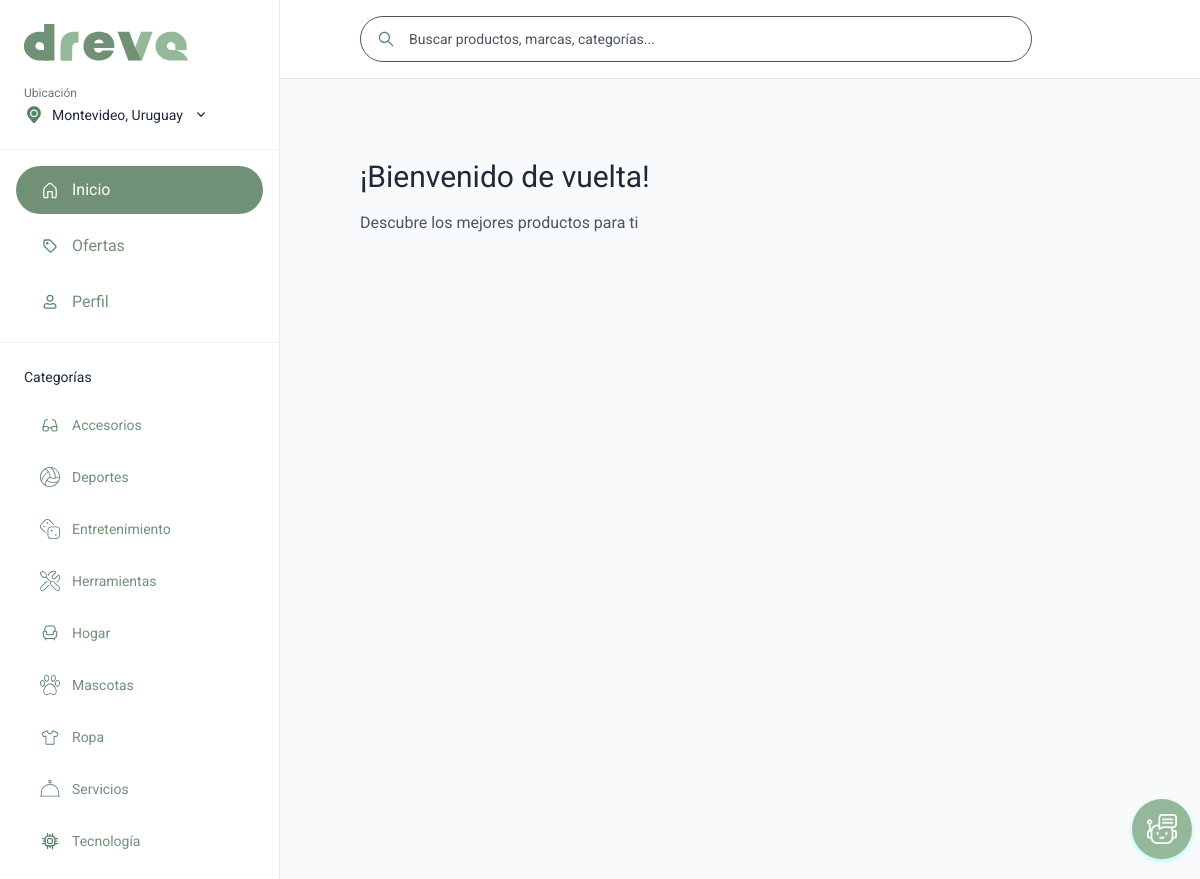
Page /codigo/index.php on the committed database.
### tables this page shows
CREATE TABLE `categoria` (
    `id_categoria` INT NOT NULL AUTO_INCREMENT,
    `nombre` VARCHAR(100) NOT NULL,
    `slug` VARCHAR(100) NOT NULL,
    `url_imagen` VARCHAR(255) NOT NULL,
    `descripcion` TEXT,
    PRIMARY KEY (`id_categoria`),
    UNIQUE KEY `slug` (`slug`)
);

### codigo/php/categorias.php (the view, shortened to what this page needs)
<?php
include 'php/database.php';
try {
    $resultado = $conn->query("SELECT nombre, slug, url_imagen, descripcion FROM categoria ORDER BY nombre");
    if ($resultado) {
        $categorias = $resultado->fetch_all(MYSQLI_ASSOC);
    } else {
        $categorias = [];
    }
} catch (Exception $e) {
    echo "Error al obtener categorías: " . $e->getMessage();
    $categorias = [];
}
?>
  <h3 class="text-sm text-gray-800 mb-4">Categorías</h3>
  <div class="space-y-2">
    <?php if(!empty($categorias)): ?>
      <?php foreach($categorias as $cat): ?>
        <div class="desktop-category flex items-center space-x-3 px-4 py-3 rounded-lg cursor-pointer hover:bg-gray-50 smooth-transition"
             onclick="seleccionarCategoriaEscritorio(this, '<?= htmlspecialchars($cat['slug']) ?>')"
             data-descripcion="<?= htmlspecialchars($cat['descripcion'] ?? '') ?>">
          <img src="<?= htmlspecialchars($cat['url_imagen']) ?>"
               alt="<?= htmlspecialchars($cat['nombre']) ?>"
               class="w-5 h-5 svg-green">
          <span class="text-sm text-green"><?= htmlspecialchars($cat['nombre']) ?></span>
        </div>
      <?php endforeach; ?>
    <?php else: ?>
      <p class="text-sm text-gray-500">No hay categorías disponibles.</p>
    <?php endif; ?>
  </div>
<?php
$categoriasDesktop = ob_get_clean();
?>

### codigo/index.php (shortened to what this page needs)
<!DOCTYPE html>
<html lang="es">
<head>
  <script src="https://cdn.tailwindcss.com"></script>
  <link rel="stylesheet" href="https://unpkg.com/leaflet@1.9.4/dist/leaflet.css" />
  <link rel="stylesheet" href="css/estilos-generales.css">
  <link rel="stylesheet" href="css/inicio.css">
  <link href="https://cdnjs.cloudflare.com/ajax/libs/botui/0.2.1/botui.min.css" rel="stylesheet">
  <link href="https://cdnjs.cloudflare.com/ajax/libs/botui/0.2.1/botui-theme-default.css" rel="stylesheet">
</head>
<body class="bg-white lg:bg-gray-50">
  <?php include __DIR__ . '/php/componentes/header.php';
        include __DIR__ . '/php/componentes/menu.php';
        include __DIR__ . '/php/categorias.php';
  ?>
  <div class="hidden lg:block">
    <div class="desktop-main overflow-y-auto">
      <main class="p-20">
        <div class="mb-8">
          <h1 class="text-3xl text-gray-800 mb-4">¡Bienvenido de vuelta!</h1>
          <p class="text-gray-600">Descubre los mejores productos para ti</p>
          <a href="#" id="chatbot-btn" class="chatbot-btn">
            <img src="recursos/iconos/contorno/comunicacion/chatbot.svg" alt="Chatbot" class="chatbot-icon">
          </a>
        </div>
      </div>
    </div>
  </body>
</html>

### codigo/php/componentes/header.php (shortened to what this page needs)
<?php
$baseURL = '/';
$paginaActual = basename($_SERVER['PHP_SELF'], ".php");
if ($paginaActual === 'index') {
    include __DIR__ . '/../categorias.php';
}
?>
<header class="hidden lg:block bg-white border-b border-gray-200 px-20 py-4 sticky top-0 z-40" style="<?= $paginaActual !== 'mensajes' ? 'margin-left: 280px;' : '' ?>">
    <div class="flex items-center justify-between">
        <div class="flex-1 max-w-2xl mr-6">
            <div class="relative">
                <img src="<?= $baseURL ?>recursos/iconos/solido/interfaz/buscar.svg" alt="Buscar"
                     class="absolute left-4 top-1/2 transform -translate-y-1/2 w-5 h-5 svg-green">
                <input type="text" placeholder="<?= $paginaActual === 'mensajes' ? 'Buscar mensajes...' : 'Buscar productos, marcas, categorías...' ?>" id="desktop-search"
                       class="w-full pl-12 pr-4 py-3 rounded-full text-sm border border-gray-600 focus:outline-none text-gray-600 placeholder-gray-600">
            </div>
        </div>
    </div>
</header>

### codigo/php/componentes/menu.php (shortened to what this page needs)
<?php
$rutaActual = basename($_SERVER['PHP_SELF'], ".php");
if ($rutaActual === 'index') {
    include __DIR__ . '/../categorias.php';
}
$baseURL = '/';
?>
<div class="hidden lg:block">
  <div class="desktop-sidebar bg-white border-r border-gray-200 custom-scrollbar overflow-y-auto h-screen fixed left-0 top-0 w-[280px] flex flex-col justify-between">
    <div>
      <div class="p-6 pl-6 flex items-center">
        <img src="<?= $baseURL ?>recursos/iconos/dreva.svg" alt="Dreva">
      </div>
      <div class="px-6 pb-6 border-b border-gray-100">
        <span class="text-xs text-gray-500 mb-1 block">Ubicación</span>
        <div class="flex items-center space-x-2 cursor-pointer">
          <img src="<?= $baseURL ?>recursos/iconos/solido/navegacion/ubicacion.svg" alt="Ubicación" class="w-5 h-5 svg-green">
          <span class="text-sm text-gray-800">Montevideo, Uruguay</span>
          <img src="<?= $baseURL ?>recursos/iconos/solido/interfaz/flecha_abajo.svg" alt="Cambiar" class="w-5 h-5 svg-gray-800">
        </div>
      </div>
      <nav class="p-4">
        <ul class="space-y-2">
          <li>
      <a href="<?= $baseURL ?>index.php"
      class="desktop-nav-item flex items-center space-x-3 px-6 py-3 redondeado-personalizado smooth-transition <?= $rutaActual === 'index' ? 'boton-sidebar-seleccionado text-green' : 'boton-sidebar-deseleccionado text-green' ?>">
        <img src="<?= $baseURL ?>recursos/iconos/contorno/general/inicio.svg"
          alt="Inicio"
          class="w-5 h-5 <?= $rutaActual === 'index' ? 'svg-white' : 'svg-green' ?>">
        <span>Inicio</span>
      </a>
          </li>
          <li>
      <a href="javascript:void(0)"
      class="desktop-nav-item flex items-center space-x-3 px-6 py-3 redondeado-personalizado smooth-transition <?= $rutaActual === 'ofertas' ? 'boton-sidebar-seleccionado text-green' : 'boton-sidebar-deseleccionado text-green' ?>"
      onclick="Verificacion('<?= $baseURL ?>php/ofertas.php', this)">
        <img src="<?= $baseURL ?>recursos/iconos/contorno/general/etiqueta.svg"
          alt="Ofertas"
          class="w-5 h-5 <?= $rutaActual === 'ofertas' ? 'svg-white' : 'svg-green' ?>">
        <span>Ofertas</span>
      </a>
          </li>
          <li>
      <a href="javascript:void(0)"
      class="desktop-nav-item flex items-center space-x-3 px-6 py-3 redondeado-personalizado smooth-transition <?= $rutaActual === 'perfil' ? 'boton-sidebar-seleccionado text-green' : 'boton-sidebar-deseleccionado text-green' ?>"
      onclick="Verificacion('<?= $baseURL ?>php/perfil.php', this)">
        <img src="<?= $baseURL ?>recursos/iconos/contorno/comunicacion/usuario.svg"
          alt="Perfil"
          class="w-5 h-5 <?= $rutaActual === 'perfil' ? 'svg-white' : 'svg-green' ?>">
        <span>Perfil</span>
      </a>
          </li>
        </ul>
      </nav>
      <div id="categorias-desktop">
        <?php if ($rutaActual === 'index'): ?>
          <div class="p-6 border-t border-gray-100">
            <?= $categoriasDesktop ?? '' ?>
          </div>
        <?php endif; ?>
      </div>
    </div>
  </div>
</div>

### codigo/css/estilos-generales.css (style rules this page uses)
html, body { font-family: 'Lao Sans Pro', 'Roboto', sans-serif !important; }
.text-green { color: #719177 !important; }
.smooth-transition { transition: all 0.3s ease; }
.svg-green { filter: brightness(0) saturate(100%) invert(48%) sepia(12%) saturate(1012%) hue-rotate(88deg) brightness(95%) contrast(86%); }
.svg-white { filter: brightness(0) saturate(100%) invert(100%) sepia(0%) saturate(0%) hue-rotate(0deg) brightness(100%) contrast(100%); }
.svg-gray-800 { filter: brightness(0) saturate(100%) invert(20%) sepia(0%) saturate(0%) hue-rotate(0deg) brightness(90%) contrast(90%); }
.chatbot-btn { position: fixed; bottom: 20px; right: 8px; z-index: 9999; width: 60px; height: 60px; border-radius: 50%; background-color: #95b79a; display: flex; align-items: center; justify-content: center; box-shadow: 0 2px 5px rgba(8, 253, 249, 0.3); animation: breathe 2s ease-in-out infinite; cursor: pointer; }
.chatbot-btn img.chatbot-icon { width: 30px; height: 30px; display: block; filter: brightness(0) invert(1); }
.boton-sidebar-seleccionado, .primary-button { background-color: #719177 !important; color: #ffffff !important; }
.redondeado-personalizado { border-radius:100px !important; }

### codigo/css/inicio.css (style rules this page uses)
html, body { font-family: 'Lao Sans Pro', 'Roboto', sans-serif !important; }
.text-green { color: #719177; }
.svg-green { filter: brightness(0) saturate(100%) invert(48%) sepia(12%) saturate(1012%) hue-rotate(88deg) brightness(95%) contrast(86%); }
.svg-white { filter: brightness(0) saturate(100%) invert(100%) sepia(0%) saturate(7500%) hue-rotate(109deg) brightness(105%) contrast(105%); }
.svg-gray-800 { filter: brightness(0) saturate(100%) invert(13%) sepia(7%) saturate(1026%) hue-rotate(169deg) brightness(96%) contrast(94%); }
@media (min-width: 1024px) { .desktop-sidebar { position: fixed; left: 0; top: 0; height: 100vh; width: 280px; background: white; border-right: 1px solid #e5e7eb; z-index: 50; } }
@media (min-width: 1024px) { .desktop-main { margin-left: 280px; min-height: 100vh; } }
.smooth-transition { transition: all 0.3s ease; }

### rows in the picture
categoria: url_imagen (picture), nombre "Accesorios"
categoria: url_imagen (picture), nombre "Deportes"
categoria: url_imagen (picture), nombre "Entretenimiento"
categoria: url_imagen (picture), nombre "Herramientas"
categoria: url_imagen (picture), nombre "Hogar"
categoria: url_imagen (picture), nombre "Mascotas"
categoria: url_imagen (picture), nombre "Ropa"
categoria: url_imagen (picture), nombre "Servicios"
categoria: url_imagen (picture), nombre "Tecnología"
